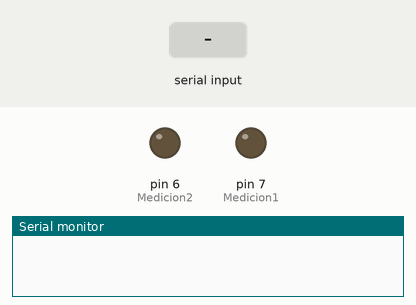
This sketch was run on a simulated Arduino Uno, built with avr-gcc and run on an emulated ATmega328P. Shown: output pins drawn as LEDs (lit = HIGH), the last lines printed to the serial monitor. The test bench sets the inputs (shaded band).

Above: at 1.2 s.
1.3 s: "A" received over the second serial link
At 1.8 s:
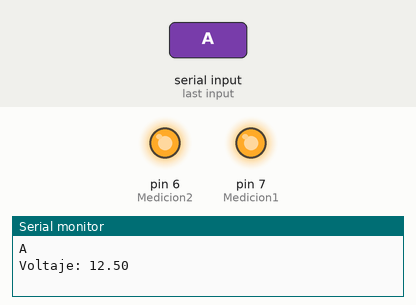
2.8 s: "B" received over the second serial link
At 4.2 s:
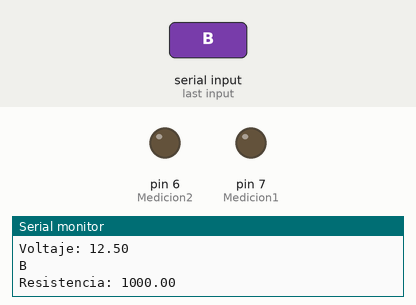
Timing chart, 0 to 5.8 s (numbered marks = the images above; inputs shaded):
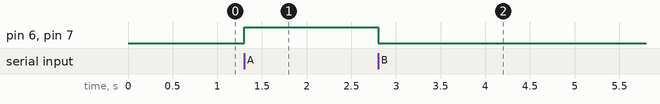

The sketch:

Multimetro_Proyecto_Final.ino
```cpp
#include <SoftwareSerial.h>

const int Medicion1 =7;
const int Medicion2 =6;
int Valuable;
float Voltaje;
float Sensibilidad = 0.185;
const int pinAnalogico = A0;
const float resistenciaConocida = 1000.0;

SoftwareSerial BLUEE(7,6);

unsigned long tiempoAnterior =0;
const unsigned long intervaloMedicion =1000;

void setup() {
  pinMode(Medicion1, OUTPUT);
  pinMode(Medicion2, OUTPUT);
  Serial.begin(9600);
  BLUEE.begin(9600);
}

char recep;
void loop() {
  if (BLUEE.available()) {
    recep = BLUEE.read();
    Serial.println(recep);

    if (recep == 'A') {
      medirVoltaje();
    }
    else if (recep == 'B') {
      medirResistencia();
    }
    else if (recep == 'C') {
      medirCorriente();
    }
  }

  unsigned long tiempoActual = millis();
  if (tiempoActual - tiempoAnterior >= intervaloMedicion) {
    tiempoAnterior = tiempoActual;

  }
}
void medirResistencia() {
  digitalWrite(Medicion1, LOW);
  digitalWrite(Medicion2, LOW);
  int valorAnalogico = analogRead(pinAnalogico);
  //Voltaje
  float tensionMedida = (float)valorAnalogico * (5.0 / 1023.0);
  //corriente
  float corriente = tensionMedida / resistenciaConocida;
  //recistencia
  float resistenciaDesconocida = tensionMedida / corriente;

  Serial.print("Resistencia: ");
  Serial.println(resistenciaDesconocida);
  BLUEE.print(resistenciaDesconocida);
  BLUEE.print(";");
}

void medirCorriente() {
  float Corriente=calculo(500);
      Serial.print("Corriente: ");
      Serial.println(Corriente,3);
      BLUEE.print(Corriente,3);
      BLUEE.print(";");
}

void medirVoltaje() {
  digitalWrite(Medicion1, HIGH);
  digitalWrite(Medicion2, HIGH);
  Valuable = analogRead(A1);
  Voltaje = map(Valuable, 0, 1023, 0, 250) / 10.0;
  Serial.print("Voltaje: ");
  Serial.println(Voltaje);
  BLUEE.print(Voltaje);
  BLUEE.print(";");
}

float calculo(int numeroMuestral)
{
float LeerSenso = 0;
float inten = 0;
for(int i=0;i<numeroMuestral;i++)
{
  LeerSenso= analogRead(A2) * (5.0 / 1023.0);
  inten=inten+(LeerSenso-2.5)/Sensibilidad;
}
inten=inten/numeroMuestral;
return(inten);
}
```

Measured:
- after the input at 1.3 s, pin 6 (Medicion2), pin 7 (Medicion1): LOW → HIGH at once
- after the input at 2.8 s, pin 6 (Medicion2), pin 7 (Medicion1): HIGH → LOW at once
